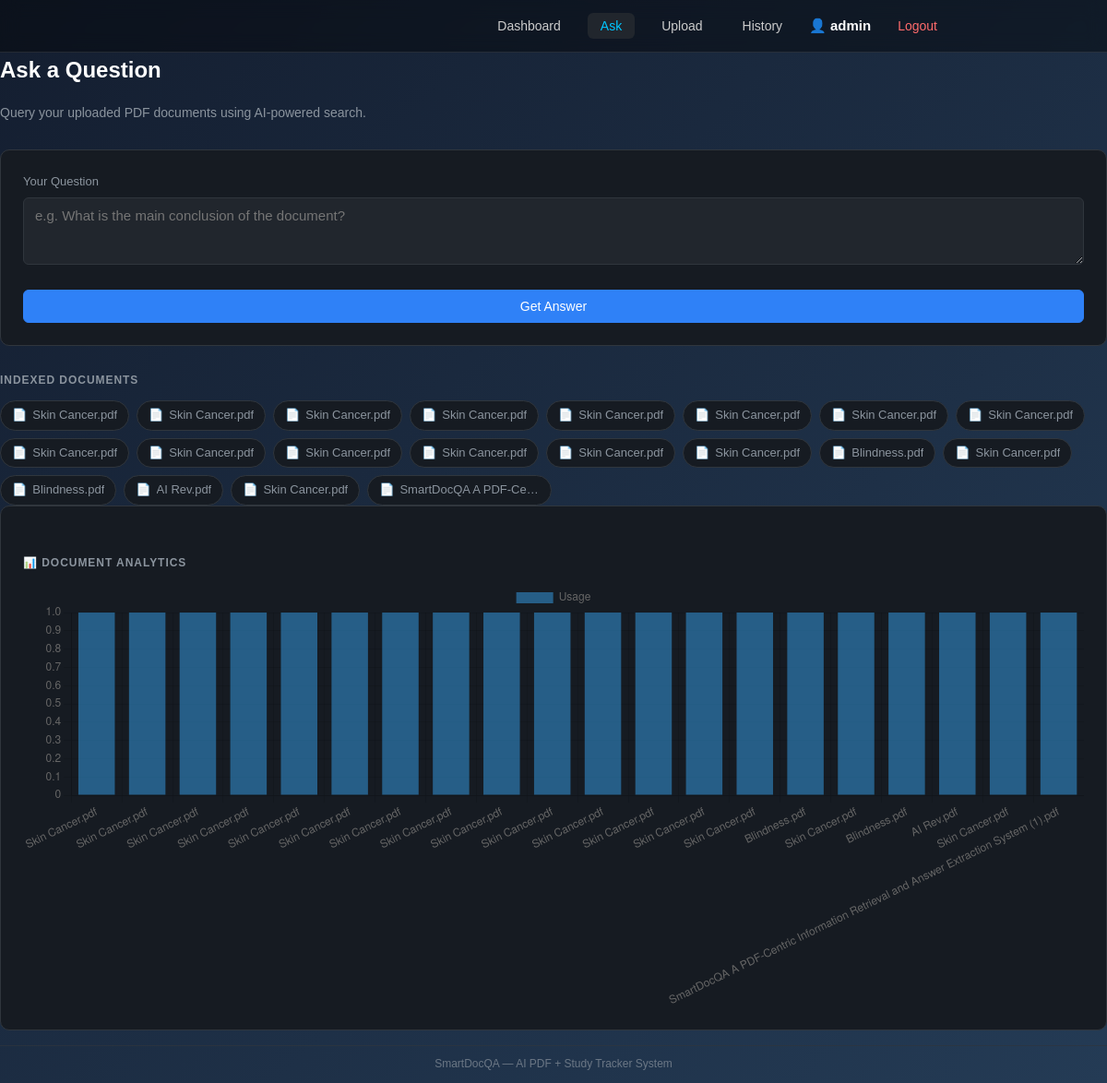
Screenshot of /ask (signed in) with the database file from the repository.
### tables this page shows
CREATE TABLE documents (
                    id          INTEGER PRIMARY KEY AUTOINCREMENT,
                    file_name   TEXT NOT NULL,
                    file_path   TEXT NOT NULL,
                    upload_date TIMESTAMP DEFAULT CURRENT_TIMESTAMP
                );

### routes/query_routes.py (the view)
@query_bp.route("/ask", methods=["GET"])
def home():
    if not require_login():
        return redirect(url_for("login"))
    documents = db.get_documents() or []
    doc_names, doc_counts = get_doc_analytics(documents)
    return render_template(
        "index.html",
        documents=documents,
        doc_names=doc_names,
        doc_counts=doc_counts,
        user=session.get("user")
    )

### database/db.py (called while the page is built)
    def get_documents(self):
        try:
            cursor = self.conn.cursor()
            cursor.execute(
                """
                SELECT
                    id,
                    file_name,
                    file_path,
                    upload_date

                FROM documents

                ORDER BY upload_date DESC
                """
            )
            return cursor.fetchall()
        except Exception as e:
            print("Error fetching documents:", e)
            return []

### routes/query_routes.py (called while the page is built)
def require_login():
    return "user" in session

def get_doc_analytics(documents):
    names = []
    counts = []
    for doc in documents:
        names.append(doc[1])
        counts.append(1)
    return names, counts

### templates/index.html (shortened to what this page needs)
{% extends "base.html" %}
{% block content %}
<div class="page-header">
    <h1 class="page-title">Ask a Question</h1>
    <p class="page-subtitle">Query your uploaded PDF documents using AI-powered search.</p>
</div>
<div class="card ask-card">
    <form action="{{ url_for('query_bp.query_document') }}" method="POST" id="ask-form">
        <div class="form-group">
            <label class="form-label" for="question">Your Question</label>
            <textarea
                id="question"
                name="question"
                class="form-textarea"
                rows="3"
                placeholder="e.g. What is the main conclusion of the document?"
required
>{{ question or '' }}</textarea>
        </div>
        <button type="submit" class="btn btn--primary btn--full" id="ask-btn">
            <span class="btn-text">Get Answer</span>
        </button>
    </form>
</div>
{% if documents %}
<div class="section-label">Indexed Documents</div>
<div class="doc-grid">
    {% for doc in documents %}
    <div class="doc-pill">
        <span class="doc-icon">&#128196;</span>
        <span class="doc-name" title="{{ doc[1] }}">{{ doc[1] }}</span>
    </div>
    {% endfor %}
</div>
{% else %}
<div class="empty-state">
    <div class="empty-icon">&#128196;</div>
    <p>No documents uploaded yet.</p>
    <a href="{{ url_for('upload_bp.upload_file') }}" class="btn btn--outline">Upload a PDF</a>
</div>
{% endif %}
{% if doc_names %}
<div class="card mt-4">
    <h2 class="section-label">📊 Document Analytics</h2>
    <canvas id="barChart" height="120"></canvas>
</div>
<script>
    const labels = {{ doc_names | tojson }};
    const data = {{ doc_counts | tojson }};
    new Chart(document.getElementById('barChart'), {
        type: 'bar',
        data: {
            labels: labels,
            datasets: [{
                label: 'Usage',
                data: data
            }]
        }
    });
</script>
{% endif %}
{% endblock %}

### static/css/style.css (style rules this page uses)
*, *::before, *::after { margin: 0; padding: 0; box-sizing: border-box; }
:root { --bg: #0d1117; --bg2: #161b22; --bg3: #21262d; --border: #30363d; --text: #e6edf3; --text2: #8b949e; --accent: #2f81f7; --accent-h: #388bfd; --success: #3fb950; --danger: #f85149; --warn: #d29922; --radius: 10px; --radius-sm: 6px; --shadow: 0 4px 24px rgba(0,0,0,0.4); }
body { font-family: -apple-system, BlinkMacSystemFont, "Segoe UI", Roboto, sans-serif; background: var(--bg); color: var(--text); min-height: 100vh; display: flex; flex-direction: column; font-size: 15px; line-height: 1.6; }
.page-header { margin-bottom: 1.75rem; display: flex; align-items: baseline; justify-content: space-between; flex-wrap: wrap; gap: 12px; }
.page-title { font-size: 1.5rem; font-weight: 600; }
.page-subtitle { color: var(--text2); font-size: 14px; margin-top: 4px; width: 100%; }
.section-label { font-size: 12px; font-weight: 600; text-transform: uppercase; letter-spacing: 0.08em; color: var(--text2); margin: 1.75rem 0 0.75rem; }
.card { background: var(--bg2); border: 1px solid var(--border); border-radius: var(--radius); padding: 1.5rem; margin-bottom: 1rem; }
.form-group { margin-bottom: 1.25rem; }
.form-label { display: block; font-size: 13px; font-weight: 500; margin-bottom: 6px; color: var(--text2); }
.form-textarea, .form-input { width: 100%; padding: 10px 12px; background: var(--bg3); border: 1px solid var(--border); border-radius: var(--radius-sm); color: var(--text); font-size: 15px; font-family: inherit; resize: vertical; transition: border-color 0.15s; }
.btn { display: inline-flex; align-items: center; justify-content: center; gap: 6px; padding: 9px 18px; border-radius: var(--radius-sm); font-size: 14px; font-weight: 500; cursor: pointer; border: 1px solid transparent; transition: opacity 0.15s, background 0.15s; text-decoration: none; white-space: nowrap; }
.btn--primary { background: var(--accent); color: #fff; border-color: var(--accent); }
.btn--full { width: 100%; }
.doc-grid { display: flex; flex-wrap: wrap; gap: 8px; }
.doc-pill { display: flex; align-items: center; gap: 6px; background: var(--bg2); border: 1px solid var(--border); border-radius: 20px; padding: 5px 12px; font-size: 13px; color: var(--text2); max-width: 200px; }
.doc-name { overflow: hidden; text-overflow: ellipsis; white-space: nowrap; }

### templates/base.html (style rules this page uses)
body { margin: 0; background: linear-gradient(135deg,#141e30,#243b55); color: white; font-family: Arial; }

### rows the page displays
documents: file_name "Skin Cancer.pdf"
documents: file_name "Skin Cancer.pdf"
documents: file_name "Skin Cancer.pdf"
documents: file_name "Skin Cancer.pdf"
documents: file_name "Skin Cancer.pdf"
documents: file_name "Skin Cancer.pdf"
documents: file_name "Skin Cancer.pdf"
documents: file_name "Skin Cancer.pdf"
documents: file_name "Skin Cancer.pdf"
documents: file_name "Skin Cancer.pdf"
documents: file_name "Skin Cancer.pdf"
documents: file_name "Skin Cancer.pdf"
documents: file_name "Skin Cancer.pdf"
documents: file_name "Skin Cancer.pdf"
documents: file_name "Blindness.pdf"
documents: file_name "Skin Cancer.pdf"
documents: file_name "Blindness.pdf"
documents: file_name "AI Rev.pdf"
documents: file_name "Skin Cancer.pdf"
documents: file_name "SmartDocQA A PDF-Ce…"

### other values shown
{{ session.get('user') }} "admin"
chart data {{ doc_counts | tojson }} [1, 1, 1, 1, 1, 1, 1, 1, 1, 1, 1, 1, 1, 1, 1, 1, 1, 1, 1, 1]
